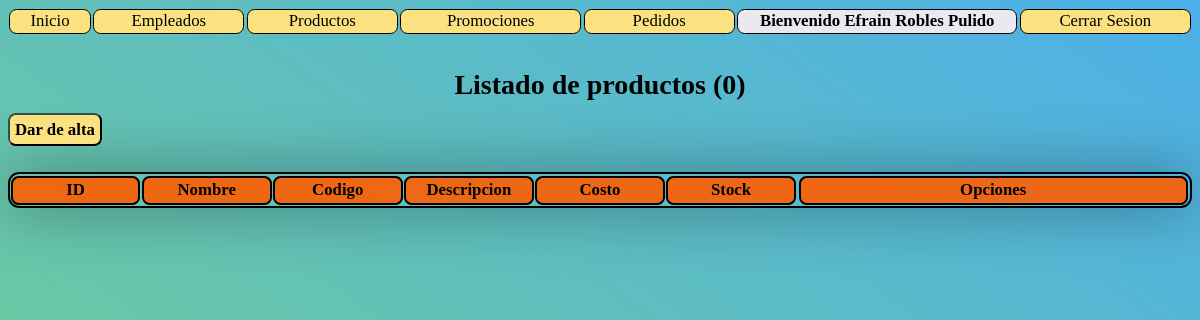
The app's page /B11-B12/Administrador/productos_lista.php (signed in), older data.
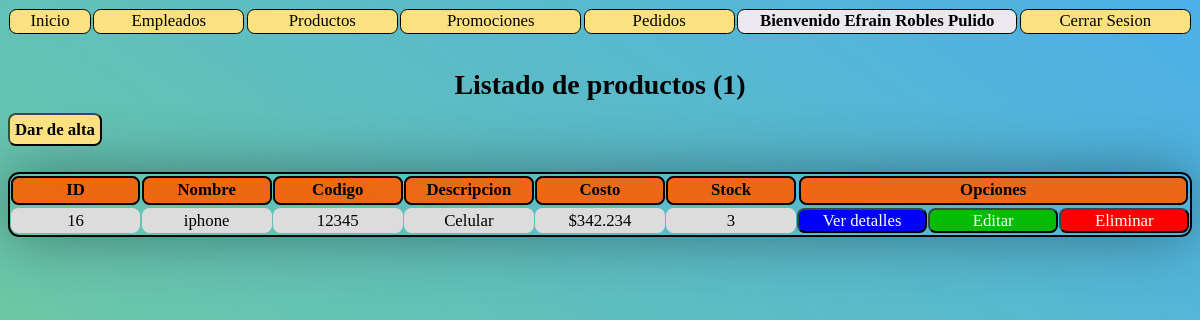
The same page, newer data.
### tables this page shows
CREATE TABLE `productos` (
  `id` int(11) NOT NULL,
  `nombre` varchar(128) NOT NULL,
  `codigo` varchar(32) NOT NULL,
  `descripcion` text NOT NULL,
  `costo` double NOT NULL,
  `stock` int(11) NOT NULL,
  `archivo_n` varchar(255) NOT NULL,
  `archivo` varchar(128) NOT NULL,
  `status` int(1) NOT NULL DEFAULT 1,
  `eliminado` int(1) NOT NULL DEFAULT 0
);

### B11-B12/Administrador/productos_lista.php (the view, shortened to what this page needs)
<?php
    $con = conecta();
?>
<html>
    <head>
        <link rel="stylesheet" type="text/css" href="./css/style_list.css?v=<?php echo time(); ?>">
    </head>
    <body>
        <?php
            include('menu.php');
            $sql = "SELECT * FROM productos
                    WHERE status = 1 AND eliminado = 0";
            $res = $con->query($sql);
            $num = $res->num_rows;
            echo "<br><h1>Listado de productos ($num)</h1>";
        ?>
        <a class='opciones' id="crearRegistro" href="./productos_alta.php"><b>Dar de alta</b></a><br><br>
        <br>
        <div class="table">
            <div class='header' >
                <div id="id"><b>ID</b></div>
                <div id="nombre"><b>Nombre</b></div>
                <div id="codigo"><b>Codigo</b></div>
                <div id="descripcion"><b>Descripcion</b></div>
                <div id="costo"><b>Costo</b></div>
                <div id="stock"><b>Stock</b></div>
                <div id="opciones"><b>Opciones</b></div>
            </div>
            <?php
                while($row = $res->fetch_array()){
                    $id = $row["id"];
                    $nombre = $row["nombre"];
                    $codigo = $row["codigo"];
                    $descripcion = $row["descripcion"];
                    $costo = $row["costo"];
                    $stock = $row["stock"];
                    echo "
                        <div class='info$id'>
                            <div id='$id'>$id</div>
                            <div id='nombre'>$nombre</div>
                            <div id='codigo'>$codigo</div>
                            <div id='descripcion'>$descripcion</div>
                            <div id='costo'>$$costo</div>
                            <div id='stock'>$stock</div>
                            <a id='detalles' href='./productos_detalles.php?id=$id'>Ver detalles</a>
                            <a id='editar' href='./productos_editar.php?id=$id'>Editar</a>
                            <a id='eliminar' href='javascript:void(0);' onclick='eliminaAjax($id);'>Eliminar</a>
                        </div>";
                }
            ?>
        </div>
    </body>

### B11-B12/Administrador/menu.php
<html>
    <head>
    <link rel="stylesheet" type="text/css" href="./css/style_menu.css?v=<?php echo time(); ?>">
    </head>
    <body>
    <div id="menu">
        <a id="inicio" href="./bienvenido.php">Inicio</a>
        <a id="empleados" href="./empleados_lista.php">Empleados</a>
        <a id="productos" href="./productos_lista.php">Productos</a>
        <a id="promociones" href="./promociones_lista.php">Promociones</a>
        <a id="pedidos" href="#">Pedidos</a>
        <span id="bienvenido"><b>Bienvenido <?php echo $_SESSION['nombreUser']; ?></b></span>
        <a id="cerrar" href="./func/destroy_session.php">Cerrar Sesion</a>
    </div>
    </body>

### B11-B12/Administrador/css/style_list.css (style rules this page uses)
body { background: linear-gradient(-145deg,#35a5e6e2,#74d185f9); font-size: 14px; }
a { text-decoration: none; border-radius: 0.45em; font-size: 1.2em; }
.table { border: 2px solid #000000; box-shadow: 0 0 60px #00000061; border-radius: 0.8em; width: auto; margin: auto; }
.table .header, .table div[class^='info'] { display: grid; grid-template-columns: repeat(8,12.5%); }
.header div { background-color: #ff5e00e3; border: 2px solid #000000; }
.table .header div, .table div[class^='info'] div, .table div[class^='info'] a { display: flex; justify-content: space-around; align-items: center; border-radius: 0.45em; padding: 0.65%; margin: 0.09em 0.5%; font-size: 1.2em; text-decoration: none; text-align: center; height:auto; word-break: break-all; }
.header #opciones { grid-column: span 3; }
#detalles,#editar,#eliminar, #crearRegistro { border: 2px outset darkslategray; }
h1 { text-align: center; font-size: 2em; }
div[class^='info'] div { background-color: gainsboro; }
#crearRegistro { background-color: #FCE181; color:#000000; padding:5px; }
#detalles { background-color: #0000ff; color: white; }
#editar { background-color: #05bb05; color: white; }
#eliminar { background-color: #ff0000; color: white; }

### B11-B12/Administrador/css/style_menu.css (style rules this page uses)
#menu { width: 100%; display:flex; align-items:start; justify-content: space-between; text-decoration: none; }
#menu a, #menu #bienvenido { background-color: #FCE181; padding: 0.1% 0.01%; margin: 0.1%; text-align: center; border: 1px solid #000000; border-radius: 0.45em; text-decoration: none; font-size: 1.2em; color: black; }
#menu #inicio { width: 8%; }
#menu #empleados { width: 15%; }
#menu #productos { width: 15%; }
#menu #promociones { width: 18%; }
#menu #pedidos { width: 15%; }
#menu #bienvenido { background-color:#ece8ef; width: 28%; }
#menu #cerrar { width: 17%; }

### B11-B12/Administrador/productos_lista.php (style rules this page uses)
.table .header, .table div[class^='info'] { grid-template-columns: repeat(9,11.11%); }

Row changes from the older to the newer data that the page shows:
added productos: id "16", nombre "iphone", codigo "12345", descripcion "Celular", costo "342.234", stock "3"
Text that changed along with them:
$num: "0" → "1"
